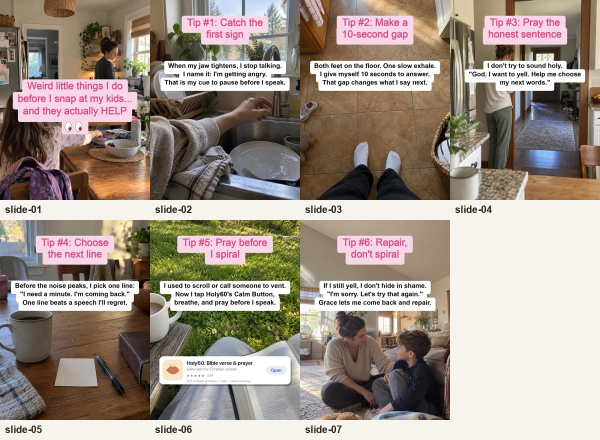
#> input picture examples/holy60-evelyn-carousel/contact-sheet.jpg, 1200 x 880 px (shown at 1/2 size)
$ python -i overlay_hook.py   (imports and definitions only)
#> lines starting #> are read from the running program, lines starting #| are printed output that depends on the picture
#> further down, picture is the input picture: PIL image 1200x880 RGB; mean R, G, B 160.7, 149, 139.2
#!/usr/bin/env python3
"""
Overlay a TikTok-style hook (white bold text + dark halo) on carousel
backgrounds. Auto-darkens bright tops with a gradient scrim (luminance-based),
auto-wraps and auto-shrinks long titles, supports an emoji at the end of the
title. Classic "raw creator text" look — no boxes, no design.

Usage:
  python3 overlay_hook.py --config slides_config.json --input-dir DIR --output-dir DIR

Config = JSON list, one object per slide:
  filename          input background                     (required)
  out_name          output file name                     (default slide_1.png)
  title_lines       list of manual lines  — OR —
  title             one string, auto-wrapped (shrinks if > 4 lines)
  body_text         smaller block under the title        (optional)
  title_emoji       emoji appended after last title line (optional)
  text_y_start_pct  top offset 0-1                       (default 0.05)
  title_size        px                                   (default 56)
  body_size         px                                   (default 40)
  outline_width     dark halo width                      (default 3)
  scrim             "auto" | "none" | 0-255              (default "auto")
  scrim_height_pct  gradient depth 0-1                   (default 0.45)

Only dependency: Pillow.
"""
import argparse
import json
import os
import sys

from PIL import Image, ImageDraw, ImageFont

# ---- font resolution (same chain as render_notes.py, kept self-contained) ----

FONT_SETS = [
    {"kind": "ttc", "path": "/System/Library/Fonts/HelveticaNeue.ttc"},
    {"kind": "files",
     "reg": "/System/Library/Fonts/Supplemental/Arial.ttf",
     "bold": "/System/Library/Fonts/Supplemental/Arial Bold.ttf"},
    {"kind": "files",
     "reg": "/usr/share/fonts/truetype/dejavu/DejaVuSans.ttf",
     "bold": "/usr/share/fonts/truetype/dejavu/DejaVuSans-Bold.ttf"},
    {"kind": "files",
     "reg": "/usr/share/fonts/truetype/liberation/LiberationSans-Regular.ttf",
     "bold": "/usr/share/fonts/truetype/liberation/LiberationSans-Bold.ttf"},
    {"kind": "files",
     "reg": "C:/Windows/Fonts/segoeui.ttf",
     "med": "C:/Windows/Fonts/seguisb.ttf",
     "bold": "C:/Windows/Fonts/segoeuib.ttf"},
    {"kind": "files",
     "reg": "C:/Windows/Fonts/arial.ttf",
     "bold": "C:/Windows/Fonts/arialbd.ttf"},
]
EMOJI_FONTS = [
    os.environ.get("HNC_FONT_EMOJI", ""),
    "/System/Library/Fonts/Apple Color Emoji.ttc",
    "C:/Windows/Fonts/seguiemj.ttf",
    "/usr/share/fonts/truetype/noto/NotoColorEmoji.ttf",
]
EMOJI_STRIKES = [160, 137, 128, 109, 96, 64, 48, 32]
_resolved = None


# [99 lines left out: functions _resolve_fonts, font, emoji_img, wrap_text, text_outline, not called in this run]


def top_luminance(img, y0_pct=0.02, y1_pct=0.22):
    """Mean luminance of the band where the hook text will sit."""
#> called with y0_pct = 0.02, y1_pct = 0.22
    W, H = img.size
#> W = 1200; H = 880
    band = img.convert("L").crop((0, int(H * y0_pct), W, int(H * y1_pct)))
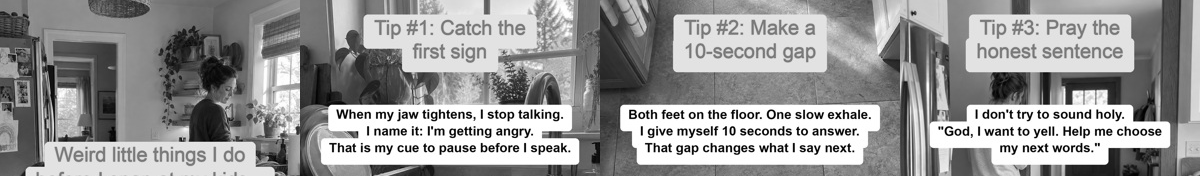
#> band: PIL image 1200x176 L; min 0, max 255, mean 150.7
    hist = band.histogram()
#> hist = 256 values, max 15891 at index 255, min 83 at index 6, mean 825
    total = sum(hist)
#> total = 211200
    return sum(i * n for i, n in enumerate(hist)) / max(1, total)


# [104 lines left out: functions scrim_strength, apply_scrim, render_slide, main, not called in this run]


# [2 lines not run here, left out]

>>> from PIL import Image
>>> picture = Image.open('../../../examples/holy60-evelyn-carousel/contact-sheet.jpg')
>>> result = top_luminance(picture)
#> result = 150.7

$ run again, on examples/holy60-evelyn-carousel/slides/slide-01.png
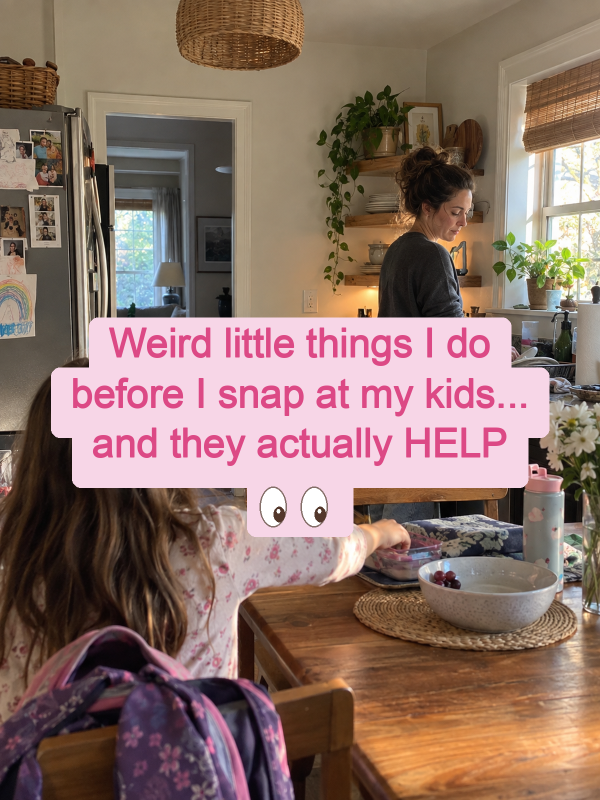
#> input picture examples/holy60-evelyn-carousel/slides/slide-01.png, 1200 x 1600 px (shown at 1/2 size)
#> picture is the input picture: PIL image 1200x1600 RGB; mean R, G, B 140.5, 114.2, 105.3
#> in top_luminance, `band = img.convert("L").crop((0, int(H * y0_pct), W, int(H * y1_pct)))`:
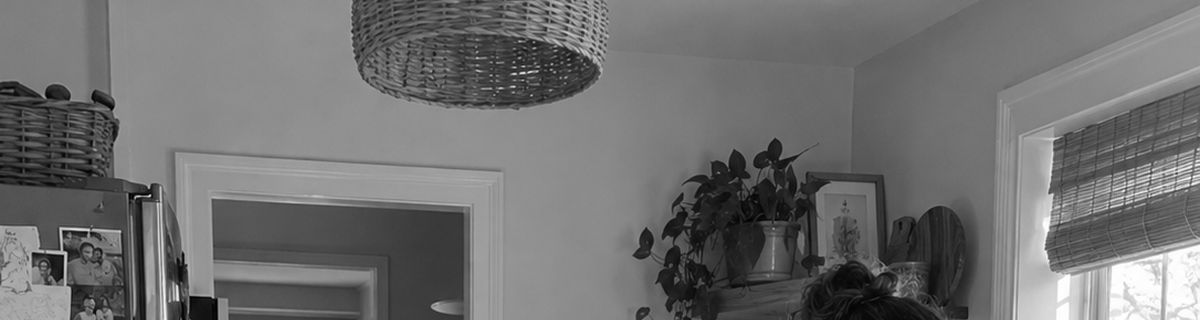
#> band: PIL image 1200x320 L; min 0, max 255, mean 111.9
#> hist = 256 values, max 11036 at index 140, min 9 at index 0, mean 1500
#> total = 384000
#> result = 111.9

$ run again, on examples/holy60-evelyn-carousel/slides/slide-02.png
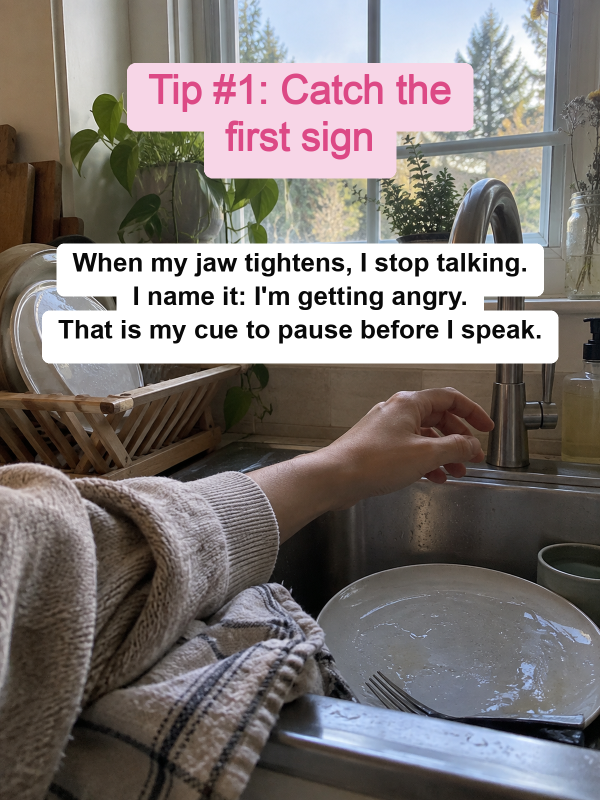
#> input picture examples/holy60-evelyn-carousel/slides/slide-02.png, 1200 x 1600 px (shown at 1/2 size)
#> picture is the input picture: PIL image 1200x1600 RGB; mean R, G, B 127.7, 120.9, 118.9
#> in top_luminance, `band = img.convert("L").crop((0, int(H * y0_pct), W, int(H * y1_pct)))`:
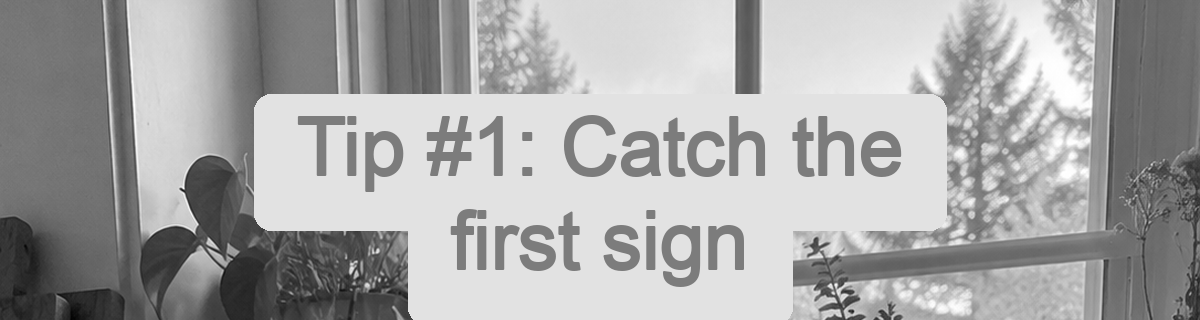
#> band: PIL image 1200x320 L; min 2, max 255, mean 167.7
#> hist = 256 values, max 108641 at index 226, min 0 at index 0, mean 1500
#> total = 384000
#> result = 167.7
